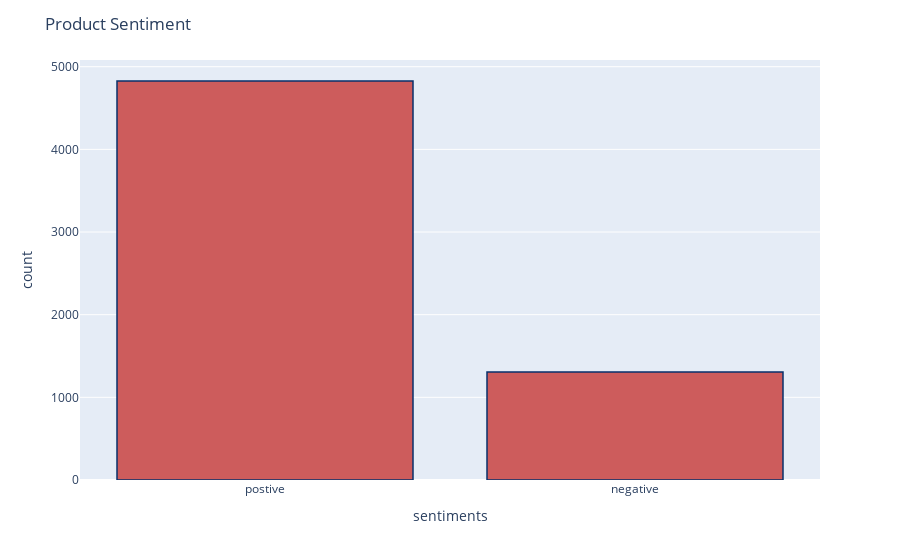

Notebook code for this chart:
### Code cell
dataset['sentiments'] = dataset['sentiments'].replace({-1:'negative'})
dataset['sentiments'] = dataset['sentiments'].replace({1:'postive'})

fig = px.histogram(dataset, x='sentiments')
fig.update_traces(marker_color='indianred', marker_line_color='rgb(8,48,107)', marker_line_width=1.5)
fig.update_layout(title_text='Product Sentiment')
#figsave('A2-analysis.png')
fig.show()

### Figure 1 — Plotly figure (JSON) as saved in the notebook; plotly's stock layout.template omitted (floating-point values rounded to 4 significant figures; data arrays with more than 128 entries replaced by an {"elided": "..."} marker saying what was removed)
{"data": [{"alignmentgroup": "True", "bingroup": "x", "hovertemplate": "sentiments=%{x}<br>count=%{y}<extra></extra>", "legendgroup": "", "marker": {"color": "indianred", "line": {"color": "rgb(8,48,107)", "width": 1.5}}, "name": "", "offsetgroup": "", "orientation": "v", "showlegend": false, "type": "histogram", "x": {"elided": "6135 str values"}, "xaxis": "x", "yaxis": "y"}], "layout": {"barmode": "relative", "legend": {"tracegroupgap": 0}, "margin": {"t": 60}, "title": {"text": "Product Sentiment"}, "xaxis": {"anchor": "y", "domain": [0, 1], "title": {"text": "sentiments"}}, "yaxis": {"anchor": "x", "domain": [0, 1], "title": {"text": "count"}}}}
